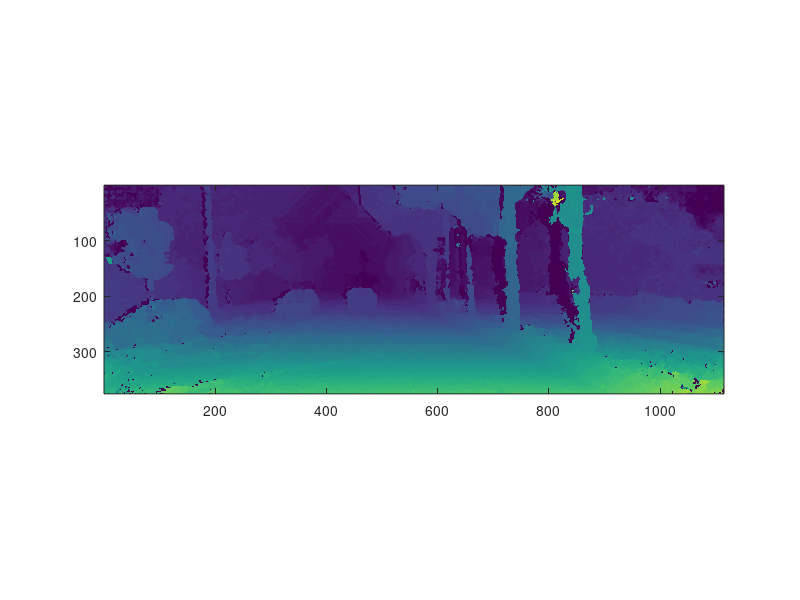
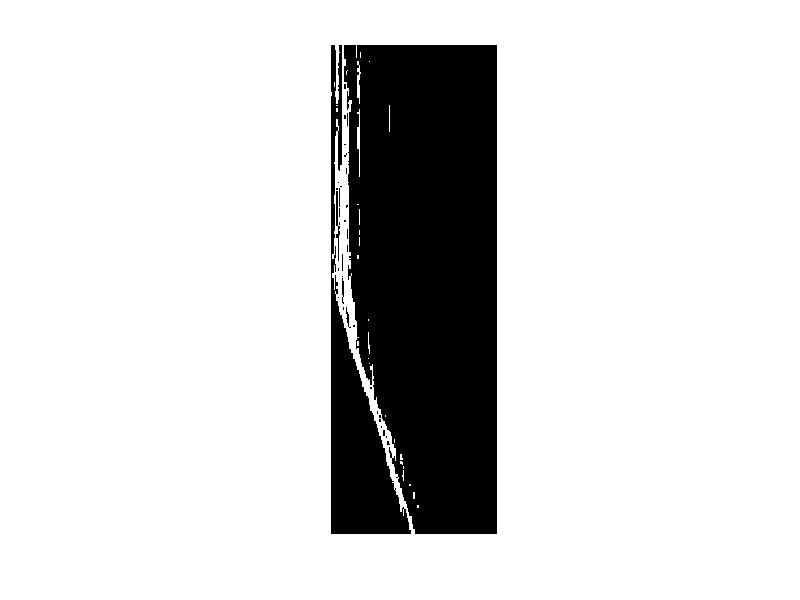

Here is the MATLAB script that generated these plots, in order: (Note: this script raises an error after producing the figures.)
% video sequence processing
%% disparity map

clear all;
close all;
%%
I = load('0000000083.txt');
I = I/16;
I(I == -1) = 0;
I = uint8(I);
I = I(:,129:end);

[m,n] = size(I);
figure;
% imshow(I);
imagesc(I);
colormap('default');axis image;

%% v-disparity
V = zeros(m,127);
for i = 1:m
    for j = 1:n
        d = I(i,j);
        if d ~= 0
            V(i,d) = V(i,d) + 1;
        end
    end
end
Vmax = max(max(V));
Vmean = uint8(mean(V(V~=0))) + 5;
ZV = uint8(V);
% ZV(V == 0) = 128;
ZV(V > Vmean) = 255;
ZV(V <= Vmean) = 0;
figure;
imshow(ZV);


%% Ground computation
G = zeros(1,127);
for i = 1:127
    [Gx,Gy] = size(find(ZV(:,i)>0));
    if Gx > 0
        if find(ZV(:,i)>0, 1, 'last' ) > m/2;
            G(i) = find(ZV(:,i)>0, 1, 'last' );
        else
            G(i) = 0;
        end
    else
        G(i) = 0;
    end
end
Ground = zeros(m,127);
Groundpoint = [0 0];
Ground(:,:) = 255;
for i = 1:127
    if G(i) > 0;
        Ground(G(i),i) = 0;
        Groundpoint = [Groundpoint;i,G(i)];
    end
end
figure;
hold on
imshow(Ground);
Groundpoint = Groundpoint(2:end,:);
Groundline = robustfit(Groundpoint(:,1),Groundpoint(:,2));
for i = 1:127
    linep(i) = Groundline(1) + Groundline(2)*i;
end
Groundlinep = zeros(m,127);
Groundlinep(:,:) = 255;
% xcor = [];
% ycor = [];
for i = 1:127
    if linep(i) <= m
        Groundlinep(round(linep(i)),i) = 0;
        if i > 1
        line([(i-1) i], ...
         [round(linep(i-1)) round(linep(i))], 'Color', 'c');
        end
    end
end
hold off
figure;
imshow(Groundlinep);

figure;
hold on
imshow(ZV);


%% Seperate Ground and Obstacle
I_ground = zeros(m,n);
I_obstacle = zeros(m,n);
for i = 1:m
    for j = 1:n
        d = I(i,j);
        if d ~= 0;
            if (i - linep(d)) < -15
                I_obstacle(i,j) = I(i,j);
            else
                I_ground(i,j) = I(i,j);
            end
        end
    end
end
figure;
imagesc(uint8(I_ground));
colormap('default');axis image;

figure;
imagesc(uint8(I_obstacle));
colormap('default');axis image;

%% u-disparity
U = zeros(127,n);
for i = 1:m
    for j = 1:n
        d = I_obstacle(i,j);
        if d ~= 0
            U(d,j) = U(d,j) + 1;
        end
    end
end
% Umax = max(max(U));
% Umean = mean(U(U~=0));
Z = uint8(U);
% Z(U == 0) = 128;
Z(U > 5) = 255;
Z(U <= 5) = 0;
figure;
imshow(Z)


%% Occupancy Grid Computation
% for each disparity value d, the ground point is store at linep(d)
disparity = 1:127;
lineh = linep - 4.0.*disparity;
lineh(round(lineh) == 0) = 1;
Skylinep1 = Groundlinep;
for i = 1:127
    if lineh(i) <= m
        Skylinep1(round(lineh(i)),i) = 0;
    end
end
figure;
imshow(Skylinep1);
% Np(U)
NpU = zeros(1,127);
lineh = round(lineh);
linep = round(linep);
for i = 1:127
    if linep(i) > m
        NpU(i) = round(m - lineh(i));
    else
        NpU(i) = round(linep(i) - lineh(i));
    end
end
% No(U) & Nv(U)
NoU = zeros(127,n);
NvU = zeros(127,n);
for d = 1:127
    for j = 1:n
        for k = lineh(d):lineh(d) + NpU(d) - 1
            if(I_obstacle(k,j) == d)
                NoU(d,j) = NoU(d,j) + 1;
            end
            if((I_obstacle(k,j) <= d) && (I_obstacle(k,j) > 0))
                NvU(d,j) = NvU(d,j) + 1;
            end
        end 
    end
end
% P(Vu = 1) = Nv(U)/Np(U)
NpUnew = NpU(ones(n,1),:);
NpUnew = NpUnew';
PVu = NvU./NpUnew;
% ro(U) = No(U)/Nv(U)
% P(Cu = 1) = 1 - e^(-ro(U)/ro)
roU = zeros(127,n);
PCu = zeros(127,n);
ro = 0.15;
for d = 1:127
    for j = 1:n
        if NvU(d,j) ~= 0
            roU(d,j) = NoU(d,j)/NvU(d,j);
        end
        PCu(d,j) = 1 - exp(-roU(d,j)/ro);
    end
end
% P(Ou) = P(Vu = 1)P(Cu = 1)(1 - Pfp) + P(Vu = 1)(1 - P(Cu = 1))Pfn + (1 - P(Vu = 1))*0.5
Pfp = 0.01;
Pfn = 0.05;
POu = PVu.*PCu*(1 - Pfp) + PVu.*(1 - PCu)*Pfn + (1 - PVu)*0.5;
figure;
imshow(POu);



